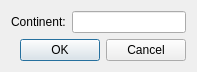
<?xml version="1.0" encoding="UTF-8"?>
<ui version="4.0">
 <class>cAddContinentDialog</class>
 <widget class="QDialog" name="cAddContinentDialog">
  <property name="geometry">
   <rect>
    <x>0</x>
    <y>0</y>
    <width>197</width>
    <height>67</height>
   </rect>
  </property>
  <property name="windowTitle">
   <string>Dialog</string>
  </property>
  <layout class="QGridLayout" name="gridLayout">
   <item row="0" column="0">
    <widget class="QLabel" name="label">
     <property name="text">
      <string>Continent:</string>
     </property>
    </widget>
   </item>
   <item row="1" column="0" colspan="2">
    <widget class="QDialogButtonBox" name="m_lpButtonBox">
     <property name="orientation">
      <enum>Qt::Horizontal</enum>
     </property>
     <property name="standardButtons">
      <set>QDialogButtonBox::Cancel|QDialogButtonBox::Ok</set>
     </property>
    </widget>
   </item>
   <item row="0" column="1">
    <widget class="QLineEdit" name="m_lpContinent"/>
   </item>
  </layout>
 </widget>
 <resources/>
 <connections>
  <connection>
   <sender>m_lpButtonBox</sender>
   <signal>accepted()</signal>
   <receiver>cAddContinentDialog</receiver>
   <slot>accept()</slot>
   <hints>
    <hint type="sourcelabel">
     <x>248</x>
     <y>254</y>
    </hint>
    <hint type="destinationlabel">
     <x>157</x>
     <y>274</y>
    </hint>
   </hints>
  </connection>
  <connection>
   <sender>m_lpButtonBox</sender>
   <signal>rejected()</signal>
   <receiver>cAddContinentDialog</receiver>
   <slot>reject()</slot>
   <hints>
    <hint type="sourcelabel">
     <x>316</x>
     <y>260</y>
    </hint>
    <hint type="destinationlabel">
     <x>286</x>
     <y>274</y>
    </hint>
   </hints>
  </connection>
 </connections>
</ui>
